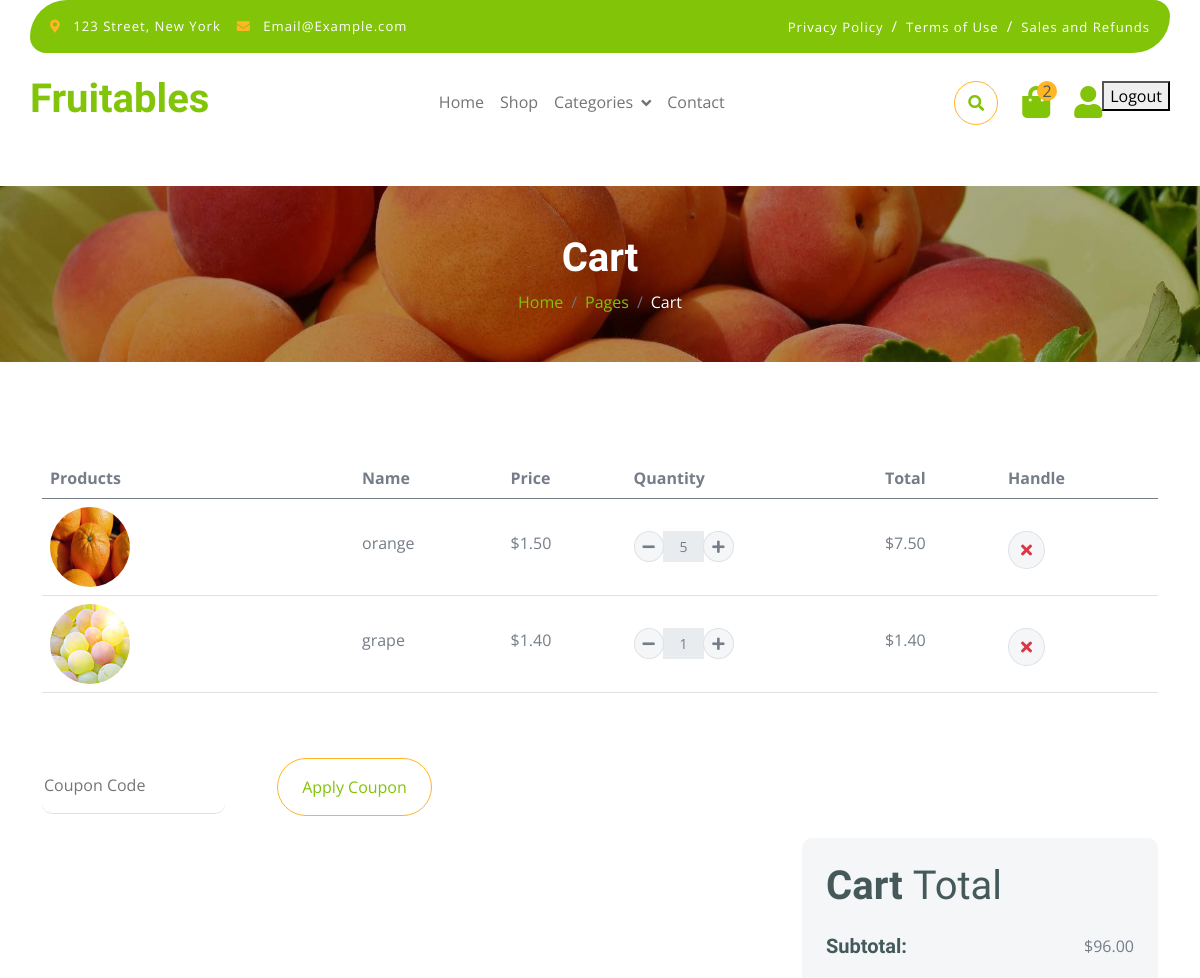
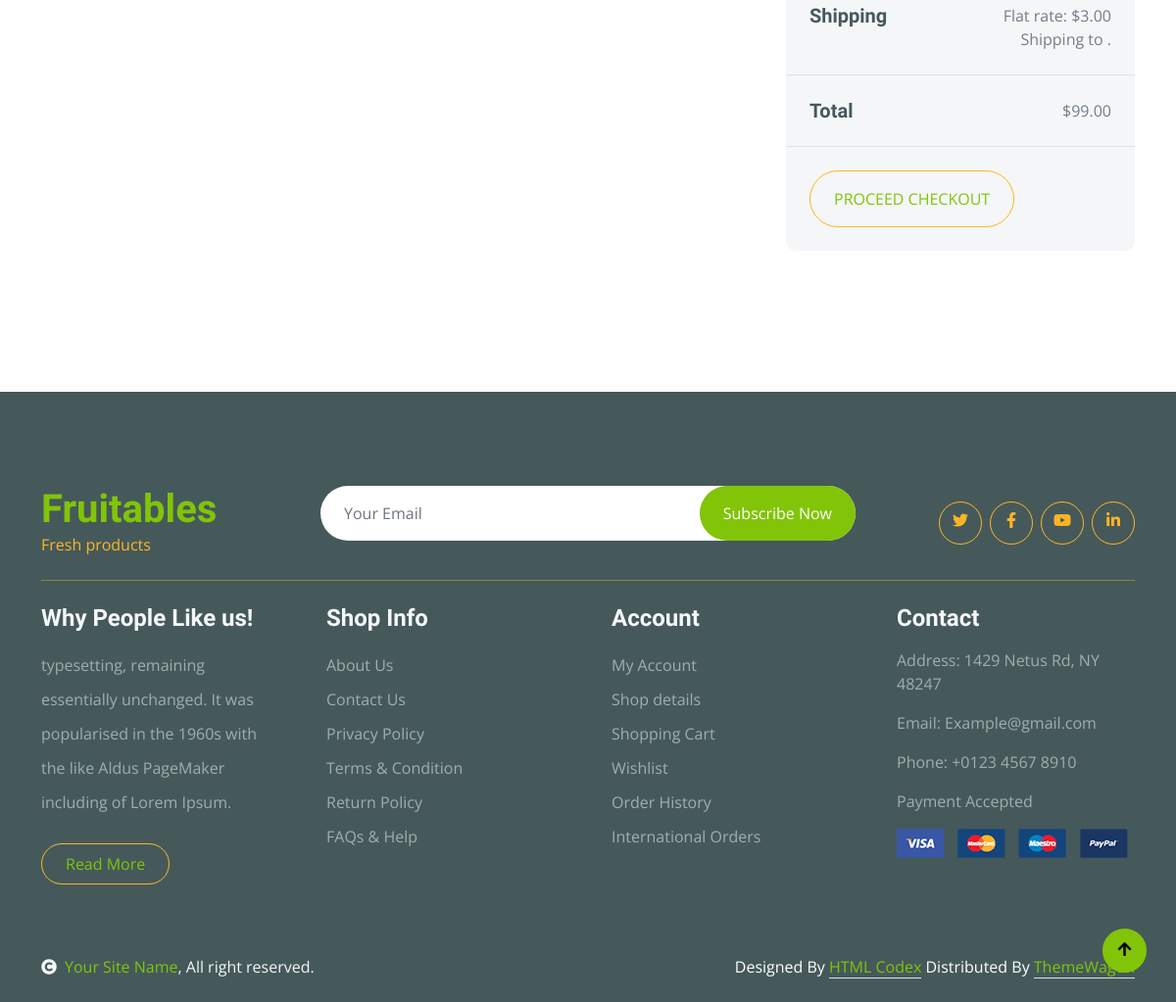
Screenshot of /order/cart/ (signed in) with the database file from the repository (2 pictures, top to bottom).
### order/models.py (models this page shows, shortened)
class CartItem(models.Model):
    cart = models.ForeignKey(Cart, related_name='items', on_delete=models.CASCADE)
    product = models.ForeignKey(Product, on_delete=models.CASCADE)
    quantity = models.PositiveIntegerField(default=1)

### store/models.py (models this page shows, shortened)
class Product(models.Model):
    name = models.CharField(max_length=255)
    slug = models.SlugField()
    tags = models.ManyToManyField(Tag, blank=True)
    category = models.ForeignKey(Category, on_delete=models.CASCADE)
    price = models.DecimalField(max_digits=10, decimal_places=2)
    weight = models.DecimalField(max_digits=10, decimal_places=2)
    country_of_origin = models.CharField(max_length=100)
    quality = models.CharField(max_length=100)
    check_healthiness = models.CharField(max_length=100)
    min_weight = models.DecimalField(max_digits=5, decimal_places=5)
    description = models.TextField()
    image = models.ImageField(upload_to='products/')
    quantity = models.IntegerField(default=0)
    created_at = models.DateTimeField(default=timezone.now)

### order/views.py (the view, shortened to what this page needs)
# urls.py: path('cart/', CartView.as_view(), name='cart'),
@method_decorator(login_required, name='dispatch')
class CartView(View):
    template_name = 'cart.html'
    def get(self, request, *args, **kwargs):
        if request.user.is_authenticated:
            cart, _ = Cart.objects.get_or_create(user=request.user)
            cart_items = cart.items.all()
            cart_items_with_total = [
                {
                    'item': item,
                    'total_price': item.product.price * item.quantity
                }
                for item in cart_items
            ]
            total_price = sum(item['total_price'] for item in cart_items_with_total)
        return render(request, self.template_name, {
            'cart_items_with_total': cart_items_with_total,
            'total_price': total_price,
        })

### store/context_processors.py (called while the page is built)
def categories(request):
    return {
        'categories': Category.objects.all(),
        'cart_count': CartItem.objects.count() - 1,
    }

### templates/cart.html (shortened to what this page needs)
{% extends 'base.html' %}
  {% block content %}
        <div class="container-fluid page-header py-5">
            <h1 class="text-center text-white display-6">Cart</h1>
            <ol class="breadcrumb justify-content-center mb-0">
                <li class="breadcrumb-item"><a href="{% url 'home' %}">Home</a></li>
                <li class="breadcrumb-item"><a href="#">Pages</a></li>
                <li class="breadcrumb-item active text-white">Cart</li>
            </ol>
        </div>
    <div class="container-fluid py-5">
        <div class="container py-5">
            <div class="table-responsive">
                <table class="table">
                    <thead>
                    <tr>
                        <th scope="col">Products</th>
                        <th scope="col">Name</th>
                        <th scope="col">Price</th>
                        <th scope="col">Quantity</th>
                        <th scope="col">Total</th>
                        <th scope="col">Handle</th>
                    </tr>
                    </thead>
                    <tbody>
                    {% for entry in cart_items_with_total %}
                        <tr>
                            <form action="{% url 'cart' %}" method="POST">
                                <th scope="row">
                                    <div class="d-flex align-items-center">
                                        <img src="{{ entry.item.product.image.url }}"
                                             class="img-fluid me-5 rounded-circle"
                                             style="width: 80px; height: 80px;" alt="">
                                    </div>
                                </th>
                                <td>
                                    <p class="mb-0 mt-4">{{ entry.item.product.name }}</p>
                                </td>
                                <td>
                                    <p class="mb-0 mt-4">${{ entry.item.product.price }}</p>
                                </td>
                                <td>
                                    <div class="input-group quantity mt-4" style="width: 100px;">
                                        <button type="submit" name="action" value="decrease"
                                                class="btn btn-sm btn-minus rounded-circle bg-light border">
                                            <i class="fa fa-minus"></i>
                                        </button>
                                        <input type="text" name="quantity"
                                               class="form-control form-control-sm text-center border-0"
                                               value="{{ entry.item.quantity }}" readonly>
                                        <button type="submit" name="action" value="increase"
                                                class="btn btn-sm btn-plus rounded-circle bg-light border">
                                            <i class="fa fa-plus"></i>
                                        </button>
                                    </div>
                                </td>
                                <td>
                                    <p class="mb-0 mt-4">${{ entry.total_price }}</p>
                                </td>
                                <td>
                                    <button type="submit" name="action" value="remove"
                                            class="btn btn-md rounded-circle bg-light border mt-4">
                                        <i class="fa fa-times text-danger"></i>
                                    </button>
                                </td>
                            </form>
                        </tr>
                    {% endfor %}
                    </tbody>
                </table>
            </div>
            <div class="mt-5">
                <label>
                    <input type="text" class="border-0 border-bottom rounded me-5 py-3 mb-4" placeholder="Coupon Code">
                </label>
                <button class="btn border-secondary rounded-pill px-4 py-3 text-primary" type="button">Apply Coupon
                </button>
            </div>
            <div class="row g-4 justify-content-end">
                <div class="col-8"></div>
                <div class="col-sm-8 col-md-7 col-lg-6 col-xl-4">
                    <div class="bg-light rounded">
                        <div class="p-4">
                            <h1 class="display-6 mb-4">Cart <span class="fw-normal">Total</span></h1>
                            <div class="d-flex justify-content-between mb-4">
                                <h5 class="mb-0 me-4">Subtotal:</h5>
                                <p class="mb-0">$96.00</p>
                            </div>
                            <div class="d-flex justify-content-between">
                                <h5 class="mb-0 me-4">Shipping</h5>
                                <div class="">
                                    <p class="mb-0">Flat rate: $3.00</p>
                                </div>
                            </div>
                            <p class="mb-0 text-end">Shipping to {{ item.product.country_of_origin }}.</p>
                        </div>
                        <div class="py-4 mb-4 border-top border-bottom d-flex justify-content-between">
                            <h5 class="mb-0 ps-4 me-4">Total</h5>
                            <p class="mb-0 pe-4">$99.00</p>
                        </div>
                        <button class="btn border-secondary rounded-pill px-4 py-3 text-primary text-uppercase mb-4 ms-4"
                                type="button">Proceed Checkout
                        </button>
                    </div>
                </div>
            </div>
        </div>
    </div>
    {% endblock %}

### static/css/style.css (style rules this page uses)
.btn { font-weight: 600; transition: .5s; }
.btn.border-secondary { transition: 0.5s; }
.page-header { position: relative; background: linear-gradient(rgba(0, 0, 0, 0.3), rgba(0, 0, 0, 0.3)), url(../img/cart-page-header-img.jpg); background-position: center center; background-repeat: no-repeat; background-size: cover; }
@media (min-width: 992px) { .hero-header, .page-header { margin-top: 152px !important; } }

### rows the page displays
CartItem: item.product.image (picture), item.product.name "orange", item.product.price "1.50", quantity "5", total_price "7.50"
CartItem: item.product.image (picture), item.product.name "grape", item.product.price "1.40", quantity "1", total_price "1.40"

### other values shown
{{ cart_count }} "2"
